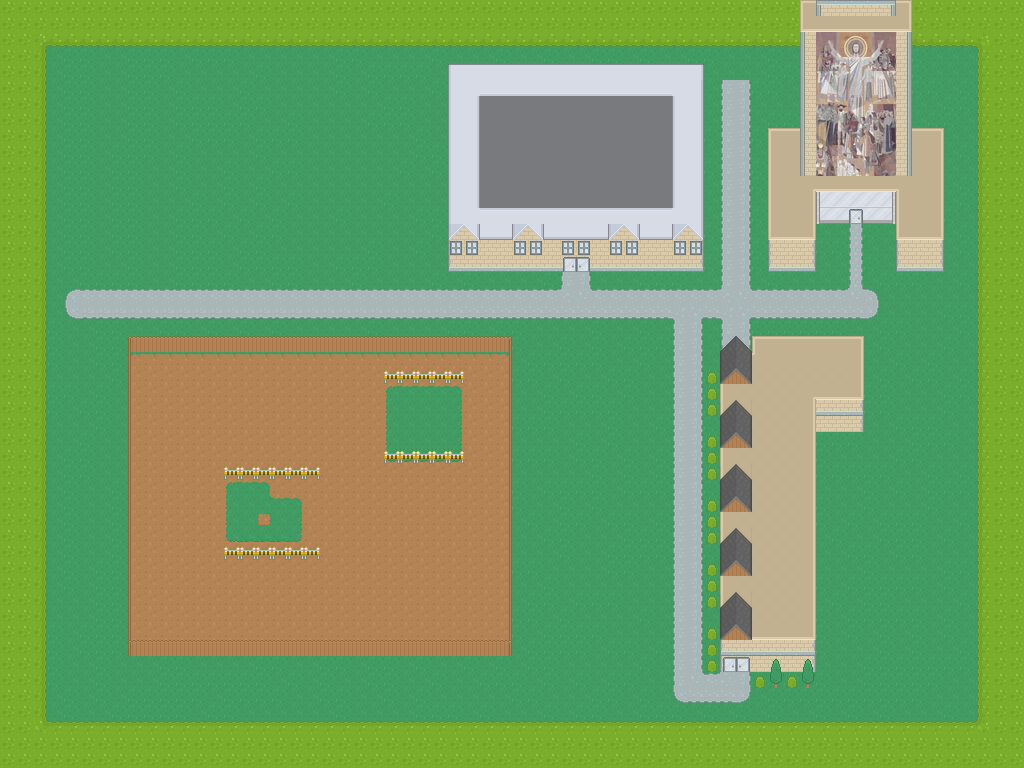

The image is a tile-based game level rendered from a .tmx file. Its description and source (layers, tilesets, objects; grid data summarised) follow:
An orthogonal 64x48 tile map with 16x16 px tiles, 6 tile layers (Tile Layer 1, Paths, Tile Layer 2, overlay, ...), 4 tilesets and 36 objects (33x wall, 3x player).

<map version="1.0" orientation="orthogonal" renderorder="right-down" width="64" height="48" tilewidth="16" tileheight="16" nextobjectid="77">
 <tileset firstgid="1" name="roguelikeSheet_transparent" tilewidth="16" tileheight="16" spacing="1" tilecount="1767" columns="57">
  <image source="../assets/roguelikeSheet_transparent.png" width="968" height="526" />
 </tileset>
 <tileset firstgid="1768" name="roguelikeCity_magenta" tilewidth="16" tileheight="16" spacing="1" tilecount="1036" columns="37">
  <image source="../assets/roguelikeCity_magenta.png" width="628" height="475" />
 </tileset>
 <tileset firstgid="2804" name="rsz_rpgpack_sheet" tilewidth="16" tileheight="16" tilecount="260" columns="20">
  <image source="../assets/rsz_rpgpack_sheet.png" width="320" height="208" />
 </tileset>
 <tileset firstgid="3064" name="word" tilewidth="16" tileheight="16" tilecount="45" columns="5">
  <image source="../assets/word.png" width="80" height="144" />
 </tileset>
 <layer name="Tile Layer 1" width="64" height="48">
  <data>[3072 cells, 3072 non-empty, 3 distinct tile ids]</data>
 </layer>
 <layer name="Paths" width="64" height="48">
  <data>[3072 cells, 598 non-empty, 33 distinct tile ids]</data>
 </layer>
 <layer name="Tile Layer 2" width="64" height="48">
  <data>[3072 cells, 1154 non-empty, 48 distinct tile ids]</data>
 </layer>
 <objectgroup name="Obstacles">
  <object id="15" name="player" x="720" y="176" width="16" height="16">
   <properties>
    <property name="entrance" type="int" value="0" />
   </properties>
  </object>
  <object id="17" name="wall" x="0" y="0" width="1024" height="48" />
  <object id="19" name="wall" x="0" y="720" width="1024" height="48" />
  <object id="20" name="wall" x="976" y="48" width="48" height="672" />
  <object id="21" name="wall" x="0" y="48" width="48" height="672" />
  <object id="24" name="wall" x="768" y="672" width="16" height="16" />
  <object id="26" name="wall" x="800" y="672" width="16" height="16" />
  <object id="27" name="wall" x="720" y="352" width="96" height="320" />
  <object id="29" name="wall" x="816" y="352" width="48" height="80" />
  <object id="41" name="wall" x="708" y="372" width="8" height="12" />
  <object id="42" name="wall" x="708" y="388" width="8" height="12" />
  <object id="43" name="wall" x="708" y="404" width="8" height="12" />
  <object id="44" name="wall" x="708" y="436" width="8" height="12" />
  <object id="45" name="wall" x="708" y="452" width="8" height="12" />
  <object id="46" name="wall" x="708" y="468" width="8" height="12" />
  <object id="47" name="wall" x="708" y="564" width="8" height="12" />
  <object id="48" name="wall" x="708" y="532" width="8" height="12" />
  <object id="49" name="wall" x="708" y="516" width="8" height="12" />
  <object id="50" name="wall" x="708" y="500" width="8" height="12" />
  <object id="51" name="wall" x="708" y="580" width="8" height="12" />
  <object id="52" name="wall" x="708" y="596" width="8" height="12" />
  <object id="53" name="wall" x="708" y="628" width="8" height="12" />
  <object id="54" name="wall" x="708" y="644" width="8" height="12" />
  <object id="55" name="wall" x="708" y="660" width="8" height="12" />
  <object id="56" name="wall" x="756" y="676" width="8" height="12" />
  <object id="57" name="wall" x="788" y="676" width="8" height="12" />
  <object id="65" name="wall" x="768" y="144" width="48" height="128" />
  <object id="66" name="wall" x="896" y="144" width="48" height="128" />
  <object id="67" name="wall" x="816" y="144" width="80" height="80" />
  <object id="68" name="wall" x="448" y="80" width="256" height="192" />
  <object id="69" name="player" x="728" y="328" width="16" height="24">
   <properties>
    <property name="entrance" type="int" value="1" />
   </properties>
  </object>
  <object id="71" name="player" x="728" y="676" width="16" height="24">
   <properties>
    <property name="entrance" type="int" value="2" />
   </properties>
  </object>
  <object id="73" name="wall" x="128" y="348" width="384" height="4" />
  <object id="74" name="wall" x="128" y="352" width="4" height="288" />
  <object id="75" name="wall" x="128" y="640" width="384" height="4" />
  <object id="76" name="wall" x="508" y="352" width="4" height="288" />
 </objectgroup>
 <layer name="overlay" width="64" height="48">
  <data>[3072 cells, 159 non-empty, 74 distinct tile ids]</data>
 </layer>
 <layer name="Tile Layer 3" width="64" height="48">
  <data>[3072 cells, 144 non-empty, 17 distinct tile ids]</data>
 </layer>
 <layer name="Tile Layer 4" width="64" height="48">
  <data>[3072 cells, 88 non-empty, 14 distinct tile ids]</data>
 </layer>
</map>
